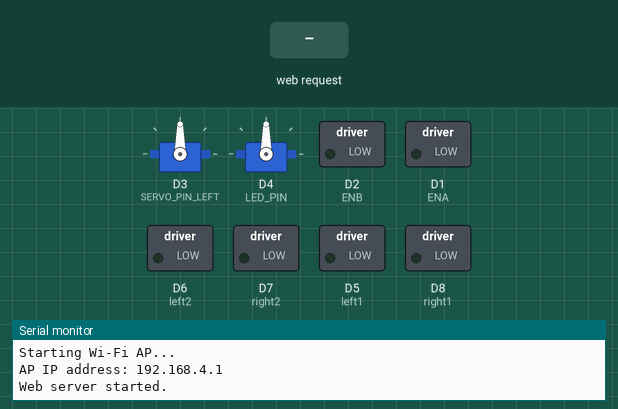
Simulated run of this sketch. Board: ESP8266 (NodeMCU). On the bench: 2 × servo, switched loads named in the sketch (green lamp = pin HIGH), the last lines printed to the serial monitor. The inputs (shaded band) are chosen by the test bench.

Above: at 1.2 s.
1.3 s: HTTP request GET /action?cmd=F received
At 2.1 s:
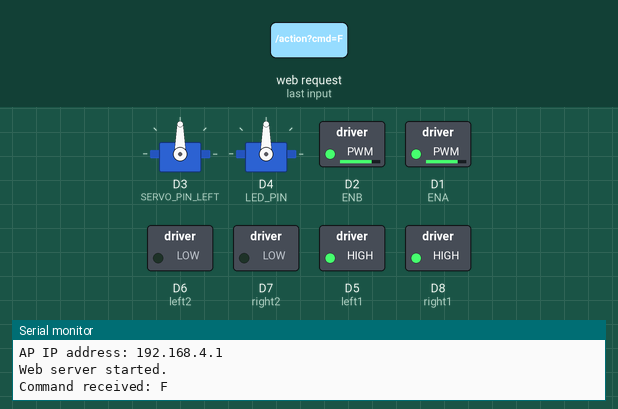
2.8 s: HTTP request GET /action?cmd=B received
At 3.3 s:
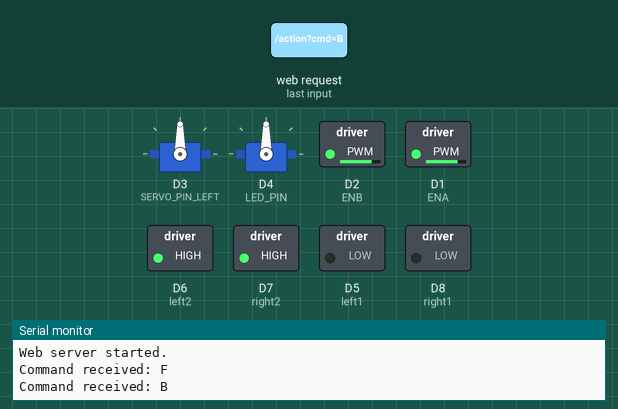
4.3 s: HTTP request GET /action?cmd=L received
At 5.5 s:
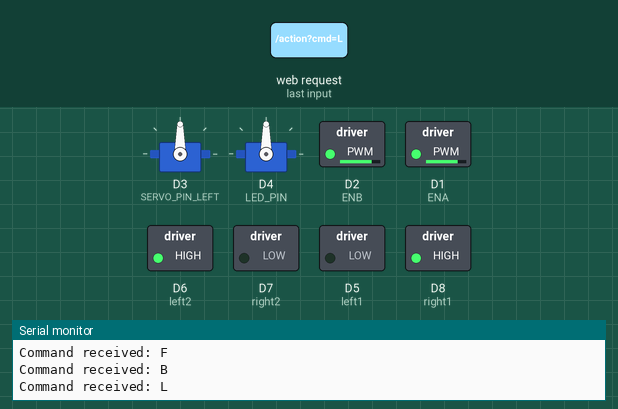
5.8 s: HTTP request GET /action?cmd=R received
At 6.8 s:
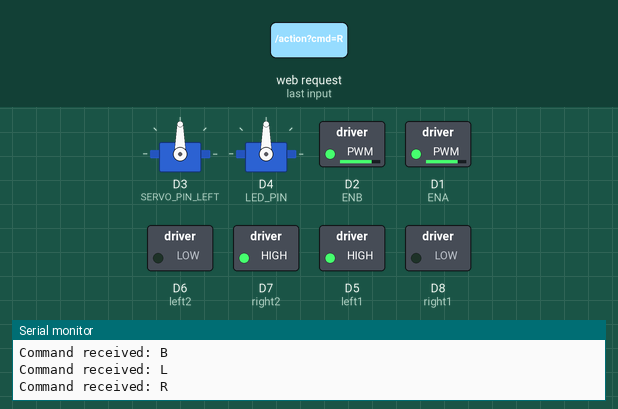
Timing chart, 0 to 8.3 s (numbered marks = the images above; inputs shaded):
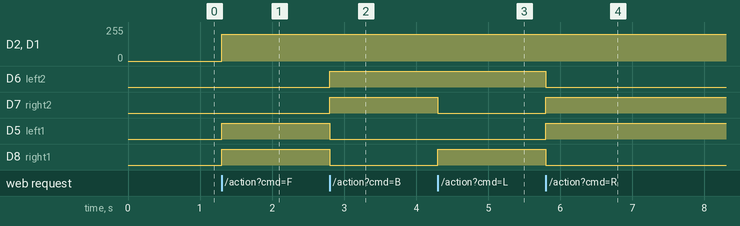

Measured:
- after the input at 1.3 s, D2 (ENB), D1 (ENA): 0/255 → 200/255 at once; D5 (left1), D8 (right1): LOW → HIGH at once
- after the input at 2.8 s, D6 (left2), D7 (right2): LOW → HIGH at once; D5 (left1), D8 (right1): HIGH → LOW at once
- after the input at 4.3 s, D7 (right2): HIGH → LOW at once; D8 (right1): LOW → HIGH at once
- after the input at 5.8 s, D6 (left2), D8 (right1): HIGH → LOW at once; D7 (right2), D5 (left1): LOW → HIGH at once

The sketch:

remotecontrolled.ino
```cpp
#include <ESP8266WebServer.h>

#include <Servo.h>


// --- 1. PINOUT CONFIGURATION ---

#define ENA D1

#define ENB D2

#define left1 D5

#define left2 D6

#define right1 D8

#define right2 D7

#define LED_PIN LED_BUILTIN

#define SERVO_PIN_LEFT D3

#define SERVO_PIN_RIGHT D4


// --- 2. GLOBAL VARIABLES & OBJECTS ---

const char* ssid = "Bot-Control_1";

const char* password = "roboclub";


int motorSpeed = 200;


// Servo position limits

#define RAMP_DOWN_POS 90 // The lowest angle the ramp can go

#define RAMP_UP_POS   10 // The highest angle the ramp can go


// State machine for ramp control

enum RampState { RAMP_STOPPED, RAMP_MOVING_UP, RAMP_MOVING_DOWN };

RampState currentRampState = RAMP_STOPPED;

int currentRampAngle = RAMP_DOWN_POS; // Stores the current position of the ramp


// Timer for smooth servo movement

unsigned long lastRampUpdateTime = 0;

const int rampUpdateInterval = 15; // ms between each servo step (lower is faster)


ESP8266WebServer server(80);

Servo rampServoLeft;

Servo rampServoRight;


// --- 3. HTML WEB PAGE ---

const char index_html[] PROGMEM = R"rawliteral(

<!DOCTYPE HTML><html><head>

<title>ESP8266 SumoBot</title>

<meta name="viewport" content="width=device-width, initial-scale=1, user-scalable=no">

<style>

  body { font-family: Arial, sans-serif; text-align: center; background: #222; color: white; -webkit-user-select: none; user-select: none; }

  .btn { background: #3498db; border: none; color: white; padding: 20px;

         font-size: 24px; border-radius: 10px; width: 100px; margin: 10px; cursor: pointer; }

  .btn-ramp { width: 130px; background: #27ae60; }

  .btn:active, .btn-ramp:active { transform: scale(0.95); } /* Visual feedback on press */

  #stop-btn { background: #e74c3c; }

  .grid-container { display: grid; grid-template-columns: 1fr 1fr 1fr; gap: 5px; max-width: 360px; margin: auto; padding-top: 20px;}

  .grid-item { display: flex; justify-content: center; align-items: center; }

  #fwd { grid-column: 2; grid-row: 1; }

  #left { grid-column: 1; grid-row: 2; }

  #stop { grid-column: 2; grid-row: 2; }

  #right { grid-column: 3; grid-row: 2; }

  #back { grid-column: 2; grid-row: 3; }

  .controls-container { max-width: 360px; margin: 20px auto; }

  input[type=range] { width: 80%; }

</style>

</head><body>

<h1>SumoBot Controller</h1>

<div class="grid-container">

  <div id="fwd" class="grid-item"><button class="btn" onmousedown="sendCommand('F')" onmouseup="sendCommand('S')" ontouchstart="sendCommand('F')" ontouchend="sendCommand('S')">w</button></div>

  <div id="left" class="grid-item"><button class="btn" onmousedown="sendCommand('L')" onmouseup="sendCommand('S')" ontouchstart="sendCommand('L')" ontouchend="sendCommand('S')">a</button></div>

  <div id="stop" class="grid-item"><button class="btn" id="stop-btn" onclick="sendCommand('S')">STOP</button></div>

  <div id="right" class="grid-item"><button class="btn" onmousedown="sendCommand('R')" onmouseup="sendCommand('S')" ontouchstart="sendCommand('R')" ontouchend="sendCommand('S')">d</button></div>

  <div id="back" class="grid-item"><button class="btn" onmousedown="sendCommand('B')" onmouseup="sendCommand('S')" ontouchstart="sendCommand('B')" ontouchend="sendCommand('S')">s</button></div>

</div>


<div class="controls-container">

  <button class="btn btn-ramp" onmousedown="sendCommand('U')" onmouseup="sendCommand('H')" ontouchstart="sendCommand('U')" ontouchend="sendCommand('H')">Ramp Up</button>

  <button class="btn btn-ramp" onmousedown="sendCommand('D')" onmouseup="sendCommand('H')" ontouchstart="sendCommand('D')" ontouchend="sendCommand('H')">Ramp Down</button>

</div>


<div class="controls-container">

  <p>Speed: <span id="speedVal">200</span></p>

  <input type="range" min="100" max="255" value="200" id="speedSlider" onchange="setSpeed(this.value)">

</div>

<script>

function sendCommand(cmd) { fetch('/action?cmd=' + cmd); }

function setSpeed(val) {

  document.getElementById('speedVal').innerText = val;

  fetch('/speed?val=' + val);

}

</script>

</body></html>

)rawliteral";


// --- 4. MOTOR AND RAMP CONTROL FUNCTIONS ---

void Fwd() {

  analogWrite(ENA, motorSpeed);

  analogWrite(ENB, motorSpeed);

  digitalWrite(left1, HIGH);

  digitalWrite(left2, LOW);

  digitalWrite(right1, HIGH);

  digitalWrite(right2, LOW);

}


void Backwd() {

  analogWrite(ENA, motorSpeed);

  analogWrite(ENB, motorSpeed);

  digitalWrite(left1, LOW);

  digitalWrite(left2, HIGH);

  digitalWrite(right1, LOW);

  digitalWrite(right2, HIGH);

}


void Left() {

  analogWrite(ENA, motorSpeed);

  analogWrite(ENB, motorSpeed);

  digitalWrite(left1, LOW);

  digitalWrite(left2, HIGH);

  digitalWrite(right1, HIGH);

  digitalWrite(right2, LOW);

}


void Right() {

  analogWrite(ENA, motorSpeed);

  analogWrite(ENB, motorSpeed);

  digitalWrite(left1, HIGH);

  digitalWrite(left2, LOW);

  digitalWrite(right1, LOW);

  digitalWrite(right2, HIGH);

}


void Stop() {

  digitalWrite(left1, LOW);

  digitalWrite(left2, LOW);

  digitalWrite(right1, LOW);

  digitalWrite(right2, LOW);

  analogWrite(ENA, 0);

  analogWrite(ENB, 0);

}


void updateRamp() {

  // Only check for updates every rampUpdateInterval milliseconds

  if (millis() - lastRampUpdateTime > rampUpdateInterval) {

    lastRampUpdateTime = millis();

    bool angleChanged = false;


    if (currentRampState == RAMP_MOVING_UP && currentRampAngle > RAMP_UP_POS) {

      currentRampAngle--; // Move one step up

      angleChanged = true;

    } else if (currentRampState == RAMP_MOVING_DOWN && currentRampAngle < RAMP_DOWN_POS) {

      currentRampAngle++; // Move one step down

      angleChanged = true;

    }


    // Only write to the servos if the angle has actually changed

    if (angleChanged) {

      rampServoLeft.write(currentRampAngle);

      rampServoRight.write(180 - currentRampAngle);

    }

  }

}


// --- 5. WEB SERVER HANDLERS ---

void handleRoot() {

  server.send(200, "text/html", index_html);

}


void handleAction() {

  String cmd = server.arg("cmd");

  Serial.println("Command received: " + cmd);


  if (cmd == "F") Fwd();

  else if (cmd == "B") Backwd();

  else if (cmd == "L") Left();

  else if (cmd == "R") Right();

  else if (cmd == "S") Stop();

  else if (cmd == "U") currentRampState = RAMP_MOVING_UP;

  else if (cmd == "D") currentRampState = RAMP_MOVING_DOWN;

  else if (cmd == "H") currentRampState = RAMP_STOPPED;

  

  server.send(200, "text/plain", "OK");

}


void handleSpeed() {

  if (server.hasArg("val")) {

    motorSpeed = server.arg("val").toInt();

    motorSpeed = constrain(motorSpeed, 0, 255);

    Serial.println("Speed set to: " + String(motorSpeed));

  }

  server.send(200, "text/plain", "OK");

}


void handleNotFound() {

  server.send(404, "text/plain", "Not found");

}


// --- 6. SETUP FUNCTION ---

void setup() {

  Serial.begin(115200);


  pinMode(ENA, OUTPUT);

  pinMode(ENB, OUTPUT);

  pinMode(left1, OUTPUT);

  pinMode(left2, OUTPUT);

  pinMode(right1, OUTPUT);

  pinMode(right2, OUTPUT);

  pinMode(LED_PIN, OUTPUT);


  // Attach servos and set initial position

  rampServoLeft.attach(SERVO_PIN_LEFT);

  rampServoRight.attach(SERVO_PIN_RIGHT);

  rampServoLeft.write(currentRampAngle);

  rampServoRight.write(180 - currentRampAngle);


  analogWriteRange(255);

  Stop();


  Serial.println("\nStarting Wi-Fi AP...");

  WiFi.softAP(ssid, password);


  IPAddress myIP = WiFi.softAPIP();

  Serial.print("AP IP address: ");

  Serial.println(myIP);

  digitalWrite(LED_PIN, LOW);


  server.on("/", HTTP_GET, handleRoot);

  server.on("/action", HTTP_GET, handleAction);

  server.on("/speed", HTTP_GET, handleSpeed);

  server.onNotFound(handleNotFound);


  server.begin();

  Serial.println("Web server started.");

}


// --- 7. MAIN LOOP ---

void loop() {

  server.handleClient();

  updateRamp();

}
```
